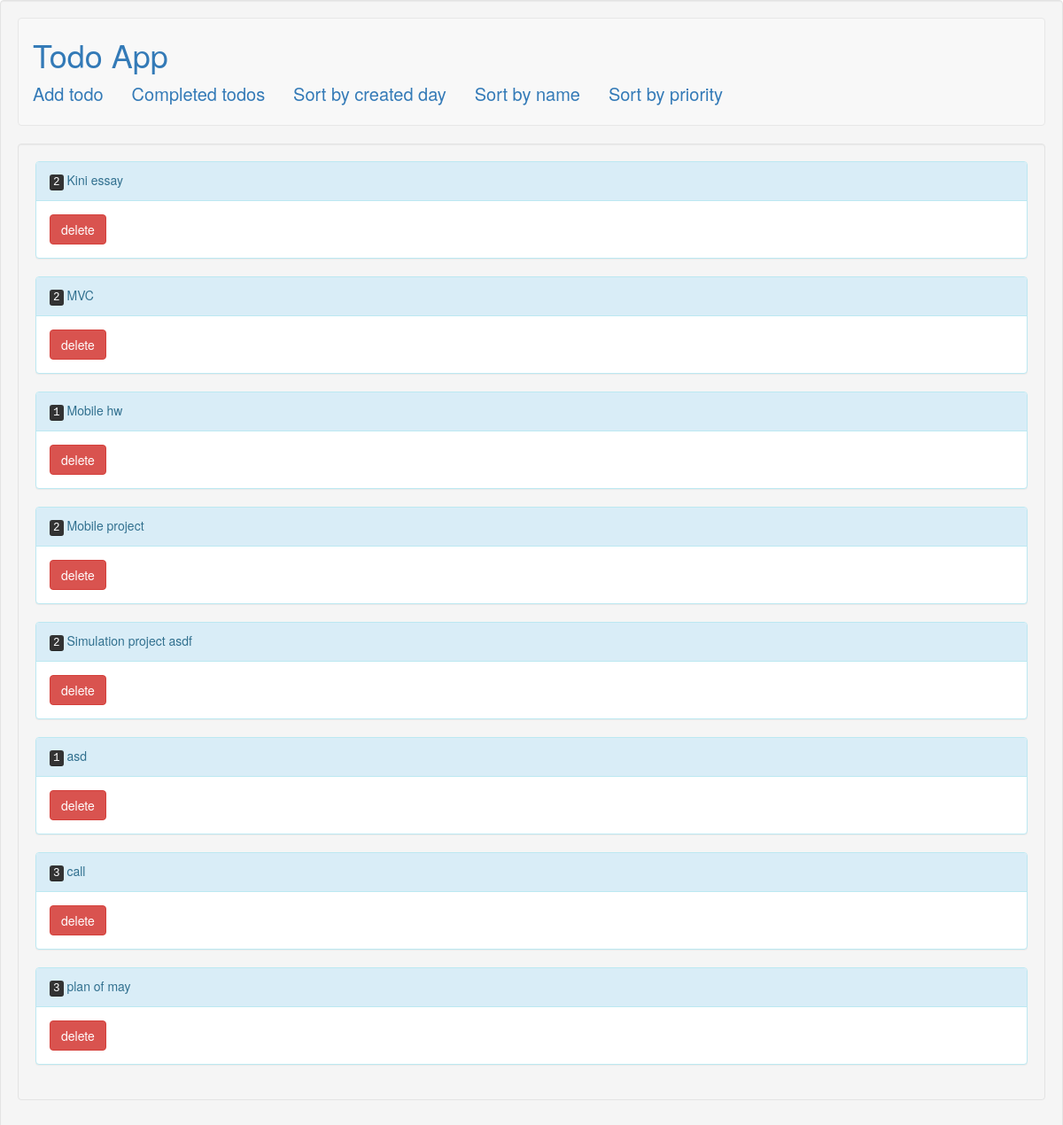
The page /todos/sortByName/ on the database its author committed.
### todos/models.py (models this page shows, shortened)
class Todo(models.Model):
	title = models.CharField(max_length=200)
	created_at = models.DateTimeField(default=datetime.now, blank=True)
	complete = models.BooleanField(default=False)
	priority = models.CharField(default='1', max_length=5)

### todos/views.py (the view)
# urls.py: path('sortByName/', views.sortByName, name='sortByName'),
def sortByName(request):
	allTodo = Todo.objects.all().order_by('title')
	return render(request, 'todo_list.html', {"todo_list": allTodo})

### todos/templates/todo_list.html
{% extends "header.html" %}
{% block content %}
<div class="well">
	{% for todo in todo_list %}
	<div class="panel panel-info">
		<div class="panel-heading">
			<kbd>{{todo.priority}}</kbd>
			{{todo.title}}
		</div>
		<div class="panel-body">
			<a href="{% url 'delete' todo.id %}" className="icon"><button class="btn btn-danger">delete</button></a>
		</div>
	</div>
	{% endfor %}
</div>
{% endblock content %}

### rows shown on the page
Todo: priority "2", title "Kini essay"
Todo: priority "2", title "MVC"
Todo: priority "1", title "Mobile hw"
Todo: priority "2", title "Mobile project"
Todo: priority "2", title "Simulation project asdf"
Todo: priority "1", title "asd"
Todo: priority "3", title "call"
Todo: priority "3", title "plan of may"
